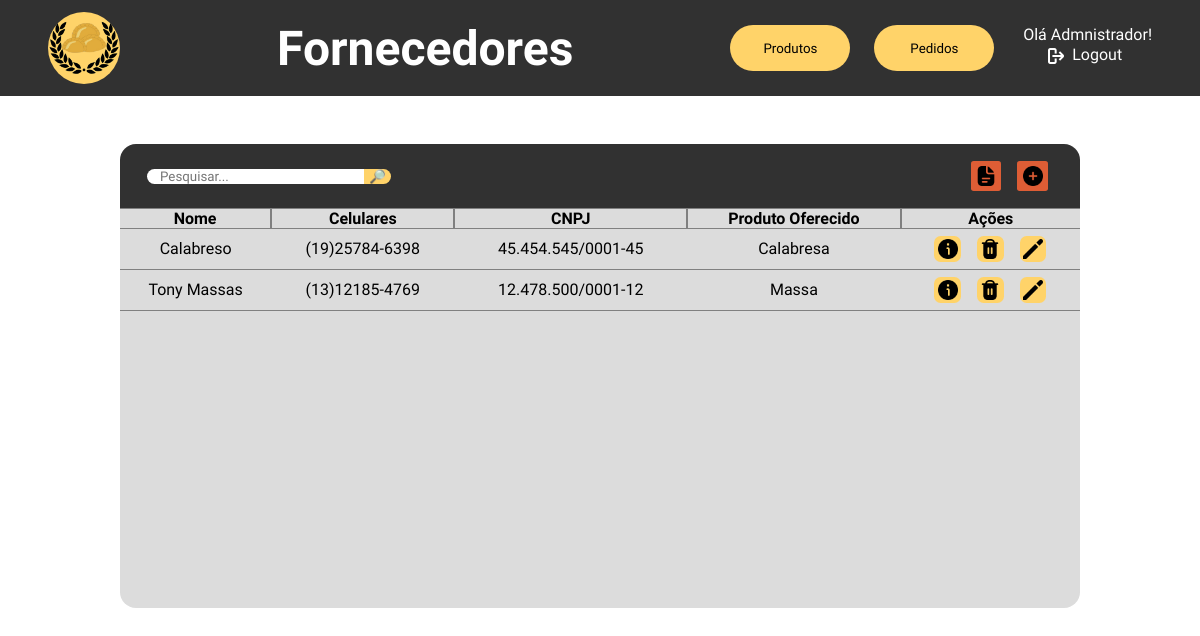
The page /php/tabelaFornecedores.php (signed in) on the database its author committed.
### tables this page shows
CREATE TABLE `fornecedores` (
  `id_fornecedor` int(11) NOT NULL,
  `nome` varchar(50) NOT NULL,
  `celular1` varchar(14) NOT NULL,
  `celular2` varchar(14) DEFAULT NULL,
  `email` varchar(100) NOT NULL,
  `endereco` varchar(150) NOT NULL,
  `cnpj` varchar(18) NOT NULL,
  `descricao` text DEFAULT NULL,
  `ramo_atividade` varchar(100) NOT NULL,
  `produto_oferecido` varchar(100) NOT NULL
);

CREATE TABLE `estoque` (
  `id_item` int(11) NOT NULL,
  `nome_item` varchar(50) NOT NULL,
  `data_vencimento` date NOT NULL,
  `valor_custo` decimal(10,2) NOT NULL,
  `unidade_medida` varchar(2) NOT NULL,
  `qtd` int(11) NOT NULL,
  `qtd_padrao` int(11) NOT NULL
);

### php/tabelaFornecedores.php (the view, shortened to what this page needs)
<?php
    function table($search){
        include "utilities/mysql_connect.php";
        $query = mysqli_query($connection, "select nome, celular1, celular2, cnpj, produto_oferecido, id_fornecedor from fornecedores where nome like \"%$search%\";");
        while($output = mysqli_fetch_array($query)){
            $produto = mysqli_fetch_array(mysqli_query($connection, "select nome_item from estoque where id_item=$output[4]"))[0];
            echo"<tr class='normal-row'>";
            echo"<td>$output[0]</td>";
            echo"<td>
                <div>$output[1]</div>
                <div>$output[2]</div>
            </td>";
            echo"<td>$output[3]</td>";
            echo"<td>$produto</td>";
            echo"<td><div style='display: flex; justify-content: center; gap: 1em;'>";
            echo"<form action='tabelaFornecedores.php' method='post'><input type='hidden' name='id_info' value='$output[5]'><button name='get_info' type='submit'><img src='../images/icons/info.png'></button></form>";
            echo"<form action='tabelaFornecedores.php' method='post'><input type='hidden' name='id_delete-confirmar' value='$output[5]'><button name='delete' type='submit'><img src='../images/icons/delete.png'></button></form>";
            echo"<form action='tabelaFornecedores.php' method='post'><input type='hidden' name='id_edit' value='$output[5]'><button name='edit' type='submit'><img src='../images/icons/edit.png'></button></form>";
            echo"</div></td></tr>";
        }
    }
?>
<!DOCTYPE html>
<html lang="pt-br">
<head>
    <link rel="stylesheet" href="../css/tabelaFornecedores.css">
</head>
<body>
    <div class="navbar">
        <a href="adm_dashboard.php">
        <div class="logo"></div>
        </a>
        <h1>Fornecedores</h1>
        <div class="menu">
            <a href="tabelaProdutos.php"><button>Produtos</button></a>
            <button>Pedidos</button>
            <div class="user-area">
                <?php
                    $username = $_SESSION['username'];
                    echo"<p>Olá $username!</p>";
                ?>
                <a href="sessionEnded.php"><div class="logout"><img src="../images/icons/logout.png"><p>Logout</p></div></a>
            </div>
        </div>
    </div>
    <div class="center">
        <div class="table-header">
            <form action="tabelaFornecedores.php" method="post" id="searchbox">
                <input type="text" placeholder="Pesquisar..." name="search" id="searchbar">
                <input type="submit" value="🔎︎">
            </form>
            <div id="menu">
                <button onclick=""><img src="../images/icons/report.png"></button>
                <form action="tabelaFornecedores.php" method="post">
                    <button><img src="../images/icons/plus.png"></button>
                </form>
            </div>
        </div>
        <div class="table-holder">
            <table>
                <tr style="position: sticky; top: 0; background-color: #dcdcdc;">
                    <th style="border-left: none;">Nome</th>
                    <th>Celulares</th>
                    <th>CNPJ</th>
                    <th>Produto Oferecido</th>
                    <th style="border-right: none;">Ações</th>
                </tr>
                <?php
                    if($_SERVER['REQUEST_METHOD'] === 'POST' && isset($_POST['search'])){
                        $search = $_POST['search'];
                        table($search);
                        echo "<script>
                                document.getElementById('searchbar').value='$search'
                                document.getElementById('close-search').style.display = 'block'
                            </script>";
                    }else{
                        table("");
                    }
                ?>
            </table>
        </div>
    </div>
</body>
</html>

### css/tabelaFornecedores.css (style rules this page uses)
* { padding: 0; margin: 0; font-family: "Kanit", Arial, Helvetica, sans-serif; }
body { overflow: hidden; }
.navbar { height: 6em; background-color: #313131; display: flex; justify-content: space-between; align-items: center; padding-left: 3em; padding-right: 3em; }
.navbar h1 { color: white; font-size: 3em; }
.navbar .logo { height: 4.5em; width: 4.5em; border-radius: 3em; background-color: #FFD369; background-image: url('../images/logo.png'); background-size: contain; background-repeat: no-repeat; background-position: center center; }
.navbar .menu { display: flex; gap: 1.5em; }
.navbar .menu button { width: 9em; height: 3.5em; background-color: #FFD369; border: none; border-radius: 2em; cursor: pointer; transition: 200ms; }
.navbar .menu .user-area { display: flex; flex-direction: column; align-items: center; color: white; }
.navbar .menu .user-area p { margin-bottom: .1em; }
.navbar .menu .user-area .logout { display: flex; align-items: center; }
.navbar .menu .user-area a { text-decoration: none; color: white; }
.navbar .menu .user-area p { margin-left: .3em; }
.navbar .menu .user-area .logout img { width: 1em; height: 1em; filter: invert(100%); margin-right: .2em; }
.center { height: calc(100vh - 6em); display: flex; justify-content: start; align-items: center; flex-direction: column; }
.table-header { margin-top: 3em; width: 60em; height: 4em; background-color: #313131; border-radius: 1em 1em 0 0; display: flex; justify-content: space-between; align-items: center; }
.table-header #searchbox { display: flex; align-items: center; justify-content: center; width: fit-content; }
.table-header #searchbox input[type="text"] { margin-left: 2em; padding-left: 1em; padding-right: 1em; border: none; border-radius: 1em 0 0 1em; }
.table-header #searchbox input[type="submit"] { border: none; background-color: #FFD369; width: 2em; border-radius: 0 1em 1em 0; cursor: pointer; }
.table-header #menu { margin-right: 2em; display: flex; justify-content: center; align-items: center; gap: 1em; }
.table-header #menu button { width: 2.3em; height: 2.3em; border: none; border-radius: .2em; cursor: pointer; background-color: #DE5D35; display: flex; align-items: center; justify-content: center; transition: 200ms; }
.table-header #menu button img { width: 1.5em; height: 1.5em; }
.table-holder { width: 60em; height: 25em; background-color: #dcdcdc; border-radius: 0 0 1em 1em; overflow-y: scroll; }
.table-holder table { width: 60em; border-spacing: 0; text-align: center; }
.table-holder table th { border: .1em solid grey; }
.table-holder table td { border-bottom: .1em solid grey; }
.table-holder table button { width: 2em; height: 2em; margin-top: .5em; margin-bottom: .5em; border: none; border-radius: .5em; cursor: pointer; display: flex; align-items: center; justify-content: center; background-color: #FFD369; transition: 200ms; }
.table-holder table button img { width: 1.5em; height: 1.5em; }

### rows shown on the page
fornecedores: nome "Calabreso", celular1 "(19)25784-6398", cnpj "45.454.545/0001-45", produto_oferecido.nome_item "Calabresa"
fornecedores: nome "Tony Massas", celular1 "(13)12185-4769", cnpj "12.478.500/0001-12", produto_oferecido.nome_item "Massa"

### other values the page prints
$username "Admnistrador"
